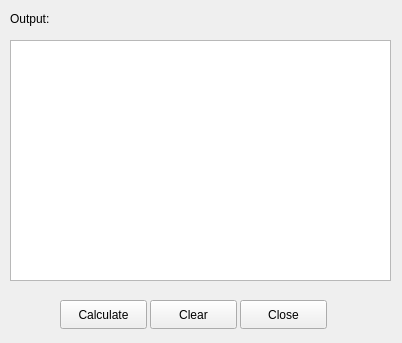
<?xml version="1.0" encoding="UTF-8"?>
<ui version="4.0">
 <class>MainWindow</class>
 <widget class="QMainWindow" name="MainWindow">
  <property name="geometry">
   <rect>
    <x>0</x>
    <y>0</y>
    <width>402</width>
    <height>343</height>
   </rect>
  </property>
  <property name="sizePolicy">
   <sizepolicy hsizetype="Fixed" vsizetype="Fixed">
    <horstretch>0</horstretch>
    <verstretch>0</verstretch>
   </sizepolicy>
  </property>
  <property name="minimumSize">
   <size>
    <width>402</width>
    <height>343</height>
   </size>
  </property>
  <property name="maximumSize">
   <size>
    <width>402</width>
    <height>343</height>
   </size>
  </property>
  <property name="windowTitle">
   <string>Tzoker Calculator</string>
  </property>
  <widget class="QWidget" name="centralwidget">
   <widget class="QLabel" name="lblOutput">
    <property name="geometry">
     <rect>
      <x>10</x>
      <y>10</y>
      <width>54</width>
      <height>17</height>
     </rect>
    </property>
    <property name="text">
     <string>Output:</string>
    </property>
   </widget>
   <widget class="QPlainTextEdit" name="txtOutput">
    <property name="geometry">
     <rect>
      <x>10</x>
      <y>40</y>
      <width>381</width>
      <height>241</height>
     </rect>
    </property>
   </widget>
   <widget class="QPushButton" name="btnCalculate">
    <property name="geometry">
     <rect>
      <x>60</x>
      <y>300</y>
      <width>87</width>
      <height>29</height>
     </rect>
    </property>
    <property name="text">
     <string>Calculate</string>
    </property>
   </widget>
   <widget class="QPushButton" name="btnClear">
    <property name="geometry">
     <rect>
      <x>150</x>
      <y>300</y>
      <width>87</width>
      <height>29</height>
     </rect>
    </property>
    <property name="text">
     <string>Clear</string>
    </property>
   </widget>
   <widget class="QPushButton" name="btnClose">
    <property name="geometry">
     <rect>
      <x>240</x>
      <y>300</y>
      <width>87</width>
      <height>29</height>
     </rect>
    </property>
    <property name="text">
     <string>Close</string>
    </property>
   </widget>
  </widget>
 </widget>
 <resources/>
 <connections>
  <connection>
   <sender>btnClose</sender>
   <signal>clicked()</signal>
   <receiver>MainWindow</receiver>
   <slot>close()</slot>
   <hints>
    <hint type="sourcelabel">
     <x>278</x>
     <y>320</y>
    </hint>
    <hint type="destinationlabel">
     <x>350</x>
     <y>315</y>
    </hint>
   </hints>
  </connection>
  <connection>
   <sender>btnClear</sender>
   <signal>clicked()</signal>
   <receiver>txtOutput</receiver>
   <slot>clear()</slot>
   <hints>
    <hint type="sourcelabel">
     <x>197</x>
     <y>310</y>
    </hint>
    <hint type="destinationlabel">
     <x>204</x>
     <y>219</y>
    </hint>
   </hints>
  </connection>
 </connections>
</ui>
